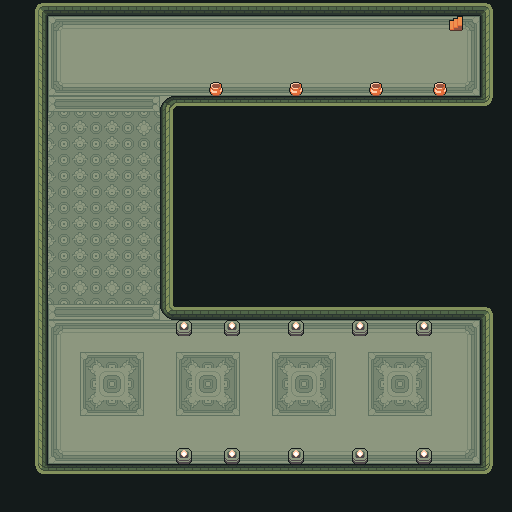

Rendered tile map (Tiled .tmx) drawn with the repository's tilesets; below, a short description and the map source with its tile grids summarised:
An orthogonal 32x32 tile map with 16x16 px tiles, 2 tile layers (Слой тайлов 2, Слой тайлов 1), 10 tilesets and 6 objects (2x Health, 2x Slime, Player, Boss).

<map version="1.10" tiledversion="1.10.2" orientation="orthogonal" renderorder="right-down" width="32" height="32" tilewidth="16" tileheight="16" infinite="0" nextlayerid="4" nextobjectid="9">
 <tileset firstgid="1" name="TilesetReliefDetail" tilewidth="16" tileheight="16" tilecount="144" columns="12">
  <image source="image/Tiles/TilesetReliefDetail.png" width="192" height="192" />
 </tileset>
 <tileset firstgid="145" name="TilesetInterior" tilewidth="16" tileheight="16" tilecount="320" columns="16">
  <image source="image/Tiles/TilesetInterior.png" width="256" height="320" />
 </tileset>
 <tileset firstgid="465" name="TilesetInteriorFloor" tilewidth="16" tileheight="16" tilecount="374" columns="22">
  <image source="image/Tiles/TilesetInteriorFloor.png" width="352" height="272" />
 </tileset>
 <tileset firstgid="839" name="TilesetDungeon" tilewidth="16" tileheight="16" tilecount="48" columns="12">
  <image source="image/Tiles/TilesetDungeon.png" width="192" height="64" />
 </tileset>
 <tileset firstgid="887" name="TilesetElement" tilewidth="16" tileheight="16" tilecount="240" columns="16">
  <image source="image/Tiles/TilesetElement.png" width="256" height="240" />
 </tileset>
 <tileset firstgid="1127" name="player" tilewidth="16" tileheight="16" tilecount="4" columns="4">
  <image source="image/Objects/player/player.png" width="70" height="16" />
 </tileset>
 <tileset firstgid="1131" name="Beast" tilewidth="16" tileheight="16" tilecount="16" columns="4">
  <image source="image/Objects/monsters/Beast.png" width="64" height="64" />
 </tileset>
 <tileset firstgid="1147" name="Slime" tilewidth="16" tileheight="16" tilecount="4" columns="4">
  <image source="image/Objects/monsters/Slime.png" width="64" height="16" />
 </tileset>
 <tileset firstgid="1158" name="Medipack" tilewidth="10" tileheight="10" tilecount="1" columns="1">
  <image source="image/Objects/Medipack.png" width="10" height="10" />
 </tileset>
 <tileset firstgid="1159" name="Slime" tilewidth="16" tileheight="16" tilecount="4" columns="4">
  <image source="image/Objects/monsters/Slime.png" width="64" height="16" />
 </tileset>
 <layer id="2" name="Слой тайлов 2" width="32" height="32">
  <data>[1024 cells, 491 non-empty, 33 distinct tile ids]</data>
 </layer>
 <layer id="1" name="Слой тайлов 1" width="32" height="32">
  <data>[1024 cells, 563 non-empty, 15 distinct tile ids]</data>
 </layer>
 <objectgroup id="3" name="Слой объектов 1">
  <object id="1" name="Player" type="Player" gid="1130" x="431" y="31" width="16" height="16" />
  <object id="2" name="Boss" type="Boss" gid="1141" x="431.333" y="400" width="16" height="16" />
  <object id="5" name="Health3" type="Health" gid="1158" x="275" y="61.6667" width="10" height="10" />
  <object id="6" name="Health4" type="Health" gid="1158" x="98.3333" y="397" width="10" height="10" />
  <object id="7" name="Slime1" type="Slime" gid="1150" x="50.6667" y="160" width="16" height="16" />
  <object id="8" name="Slime2" type="Slime" gid="1149" x="137.333" y="296.667" width="16" height="16" />
 </objectgroup>
</map>
